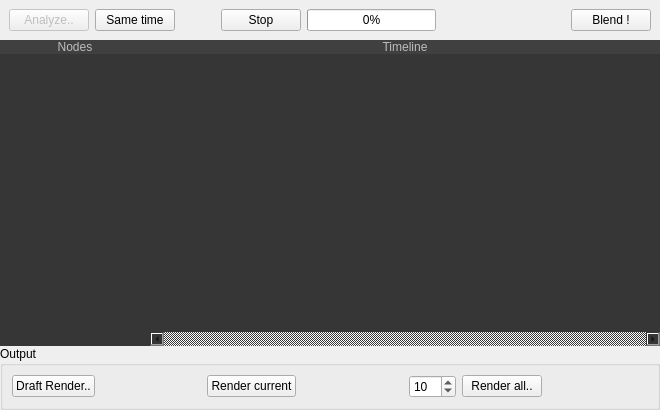
<?xml version="1.0" encoding="UTF-8"?>
<ui version="4.0">
 <class>SchedulerWidget</class>
 <widget class="QWidget" name="SchedulerWidget">
  <property name="geometry">
   <rect>
    <x>0</x>
    <y>0</y>
    <width>660</width>
    <height>410</height>
   </rect>
  </property>
  <property name="sizePolicy">
   <sizepolicy hsizetype="Expanding" vsizetype="Preferred">
    <horstretch>0</horstretch>
    <verstretch>0</verstretch>
   </sizepolicy>
  </property>
  <property name="minimumSize">
   <size>
    <width>0</width>
    <height>300</height>
   </size>
  </property>
  <property name="windowTitle">
   <string>Form</string>
  </property>
  <layout class="QVBoxLayout" name="verticalLayout">
   <property name="spacing">
    <number>0</number>
   </property>
   <property name="margin">
    <number>0</number>
   </property>
   <item>
    <widget class="QWidget" name="mainWidget" native="true">
     <layout class="QGridLayout" name="gridLayout">
      <property name="margin">
       <number>0</number>
      </property>
      <property name="spacing">
       <number>0</number>
      </property>
      <item row="3" column="0">
       <widget class="QWidget" name="nodesWrapperWidget" native="true">
        <property name="sizePolicy">
         <sizepolicy hsizetype="Fixed" vsizetype="Preferred">
          <horstretch>0</horstretch>
          <verstretch>0</verstretch>
         </sizepolicy>
        </property>
        <property name="maximumSize">
         <size>
          <width>150</width>
          <height>16777215</height>
         </size>
        </property>
        <property name="styleSheet">
         <string notr="true">background:#363636</string>
        </property>
        <layout class="QVBoxLayout" name="verticalLayout_2">
         <property name="spacing">
          <number>0</number>
         </property>
         <property name="margin">
          <number>0</number>
         </property>
         <item>
          <widget class="QLabel" name="nodesLabel">
           <property name="styleSheet">
            <string notr="true">background:#404040; color: #BCBCBC;</string>
           </property>
           <property name="text">
            <string>Nodes</string>
           </property>
           <property name="alignment">
            <set>Qt::AlignCenter</set>
           </property>
           <property name="margin">
            <number>5</number>
           </property>
          </widget>
         </item>
         <item>
          <widget class="QWidget" name="nodesWidget" native="true">
           <layout class="QVBoxLayout" name="verticalLayout_4">
            <property name="spacing">
             <number>0</number>
            </property>
            <property name="margin">
             <number>0</number>
            </property>
            <item>
             <widget class="QListWidget" name="nodesList">
              <property name="styleSheet">
               <string notr="true">color: #BCBCBC;</string>
              </property>
              <property name="frameShape">
               <enum>QFrame::NoFrame</enum>
              </property>
             </widget>
            </item>
           </layout>
          </widget>
         </item>
        </layout>
       </widget>
      </item>
      <item row="3" column="1">
       <widget class="QWidget" name="tasksWrapperWidget" native="true">
        <property name="styleSheet">
         <string notr="true">background:#363636</string>
        </property>
        <layout class="QVBoxLayout" name="verticalLayout_3">
         <property name="spacing">
          <number>0</number>
         </property>
         <property name="margin">
          <number>0</number>
         </property>
         <item>
          <widget class="QLabel" name="timelineLabel">
           <property name="styleSheet">
            <string notr="true">background:#404040; color: #BCBCBC;</string>
           </property>
           <property name="text">
            <string>Timeline</string>
           </property>
           <property name="alignment">
            <set>Qt::AlignCenter</set>
           </property>
           <property name="margin">
            <number>5</number>
           </property>
          </widget>
         </item>
         <item>
          <widget class="QGraphicsView" name="timelineView">
           <property name="mouseTracking">
            <bool>true</bool>
           </property>
           <property name="styleSheet">
            <string notr="true">QScrollBar:horizontal {
     border: 0px solid black;
     background: #4D4D4D;
     height: 18px;
     margin: 0px 20px 0 20px;
 }
 QScrollBar::handle:horizontal {
     background: #4D4D4D;
     min-width: 15px;
 }
 QScrollBar::add-line:horizontal {
     border: 0px solid black;
     background: #4D4D4D;
     width: 19px;
     subcontrol-position: right;
     subcontrol-origin: margin;
	image: url(:/images/rightArrow.png);
 }

 QScrollBar::sub-line:horizontal {
     border: 0px solid black;
     background: #4D4D4D;
     width:19px;
     subcontrol-position: left;
     subcontrol-origin: margin;
	image: url(:/images/leftArrow.png);
 }
</string>
           </property>
           <property name="frameShape">
            <enum>QFrame::NoFrame</enum>
           </property>
           <property name="horizontalScrollBarPolicy">
            <enum>Qt::ScrollBarAlwaysOn</enum>
           </property>
           <property name="alignment">
            <set>Qt::AlignLeading|Qt::AlignLeft|Qt::AlignTop</set>
           </property>
           <property name="renderHints">
            <set>QPainter::Antialiasing|QPainter::HighQualityAntialiasing|QPainter::SmoothPixmapTransform|QPainter::TextAntialiasing</set>
           </property>
           <property name="dragMode">
            <enum>QGraphicsView::RubberBandDrag</enum>
           </property>
           <property name="viewportUpdateMode">
            <enum>QGraphicsView::FullViewportUpdate</enum>
           </property>
          </widget>
         </item>
         <item>
          <widget class="QWidget" name="tasksWidget" native="true">
           <layout class="QHBoxLayout" name="horizontalLayout_2">
            <property name="spacing">
             <number>0</number>
            </property>
            <property name="margin">
             <number>0</number>
            </property>
           </layout>
          </widget>
         </item>
        </layout>
       </widget>
      </item>
      <item row="0" column="0" colspan="2">
       <widget class="QWidget" name="widget" native="true">
        <property name="sizePolicy">
         <sizepolicy hsizetype="Minimum" vsizetype="Minimum">
          <horstretch>0</horstretch>
          <verstretch>0</verstretch>
         </sizepolicy>
        </property>
        <layout class="QGridLayout" name="gridLayout_2">
         <item row="0" column="5">
          <spacer name="horizontalSpacer">
           <property name="orientation">
            <enum>Qt::Horizontal</enum>
           </property>
           <property name="sizeHint" stdset="0">
            <size>
             <width>40</width>
             <height>20</height>
            </size>
           </property>
          </spacer>
         </item>
         <item row="0" column="7">
          <widget class="QPushButton" name="blendButton">
           <property name="text">
            <string>Blend !</string>
           </property>
          </widget>
         </item>
         <item row="0" column="0">
          <widget class="QPushButton" name="analyzeButton">
           <property name="enabled">
            <bool>false</bool>
           </property>
           <property name="text">
            <string>Analyze..</string>
           </property>
          </widget>
         </item>
         <item row="0" column="4">
          <widget class="QProgressBar" name="progressBar">
           <property name="value">
            <number>0</number>
           </property>
          </widget>
         </item>
         <item row="0" column="3">
          <widget class="QPushButton" name="stopButton">
           <property name="text">
            <string>Stop</string>
           </property>
          </widget>
         </item>
         <item row="0" column="1">
          <widget class="QPushButton" name="sameTimeButton">
           <property name="text">
            <string>Same time</string>
           </property>
          </widget>
         </item>
         <item row="0" column="2">
          <spacer name="horizontalSpacer_2">
           <property name="orientation">
            <enum>Qt::Horizontal</enum>
           </property>
           <property name="sizeType">
            <enum>QSizePolicy::Fixed</enum>
           </property>
           <property name="sizeHint" stdset="0">
            <size>
             <width>40</width>
             <height>20</height>
            </size>
           </property>
          </spacer>
         </item>
        </layout>
       </widget>
      </item>
      <item row="4" column="0" colspan="2">
       <widget class="QGroupBox" name="groupBox">
        <property name="title">
         <string>Output</string>
        </property>
        <layout class="QGridLayout" name="gridLayout_3">
         <item row="0" column="0">
          <widget class="QPushButton" name="draftRenderButton">
           <property name="text">
            <string>Draft Render..</string>
           </property>
          </widget>
         </item>
         <item row="0" column="1">
          <spacer name="horizontalSpacer_5">
           <property name="orientation">
            <enum>Qt::Horizontal</enum>
           </property>
           <property name="sizeHint" stdset="0">
            <size>
             <width>40</width>
             <height>20</height>
            </size>
           </property>
          </spacer>
         </item>
         <item row="0" column="3">
          <spacer name="horizontalSpacer_4">
           <property name="orientation">
            <enum>Qt::Horizontal</enum>
           </property>
           <property name="sizeHint" stdset="0">
            <size>
             <width>40</width>
             <height>20</height>
            </size>
           </property>
          </spacer>
         </item>
         <item row="0" column="6">
          <spacer name="horizontalSpacer_3">
           <property name="orientation">
            <enum>Qt::Horizontal</enum>
           </property>
           <property name="sizeHint" stdset="0">
            <size>
             <width>40</width>
             <height>20</height>
            </size>
           </property>
          </spacer>
         </item>
         <item row="0" column="5">
          <widget class="QPushButton" name="renderAllButton">
           <property name="text">
            <string>Render all..</string>
           </property>
          </widget>
         </item>
         <item row="0" column="2">
          <widget class="QPushButton" name="renderCurrentButton">
           <property name="text">
            <string>Render current</string>
           </property>
          </widget>
         </item>
         <item row="0" column="4">
          <widget class="QSpinBox" name="renderCount">
           <property name="toolTip">
            <string>Value of -1 gives entire sequence</string>
           </property>
           <property name="minimum">
            <number>-1</number>
           </property>
           <property name="maximum">
            <number>500</number>
           </property>
           <property name="singleStep">
            <number>10</number>
           </property>
           <property name="value">
            <number>10</number>
           </property>
          </widget>
         </item>
        </layout>
       </widget>
      </item>
     </layout>
    </widget>
   </item>
  </layout>
 </widget>
 <resources/>
 <connections/>
</ui>
